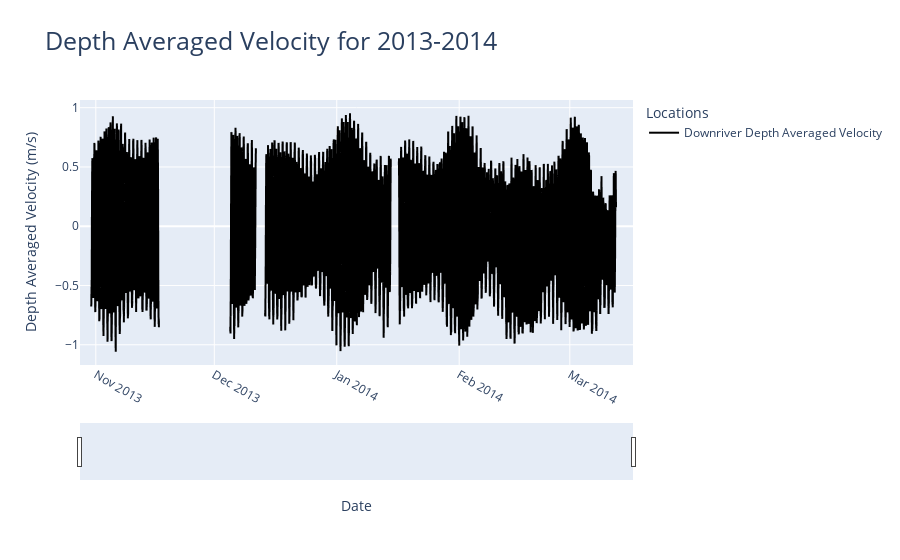

Notebook source saved alongside this figure:
### Code cell
# private dock midestuary
# Data points every 5 minuetes
# HDR is sea level

import pandas as pd
import scipy.io as sio
from scipy import interpolate
import numpy as np
import datetime
import matplotlib.pyplot as plt
import plotly.express as px
from plotly.subplots import make_subplots
import plotly.graph_objects as go
import re
import json
%matplotlib ipympl

def Array_To_DataFrame(matDF, varName) :
    npArray = np.array([])
    for i in range (matDF[varName].shape[0]) :
        npArray = np.concatenate((npArray, matDF[varName][i].flatten()))
    return npArray
def matFile_To_DF(matFile) :
    tempDF = sio.loadmat(matFile)
    matDataMidFiltered = {}
    for dictKey in tempDF.keys() :
        if isinstance(tempDF[dictKey], np.ndarray) :
            if tempDF[dictKey].shape[0] > 1 :
                matDataMidFiltered.update({dictKey : tempDF[dictKey]})

    matMidDF = pd.DataFrame({dictKey: np.array(dictValue).flatten() for dictKey, dictValue in matDataMidFiltered.items()})
    return matMidDF

def matFileCurrent_To_DF(matFile) :
    tempDF = sio.loadmat(matFile)
    matDataMidFiltered = {}
    for dictKey in tempDF.keys() :
        if isinstance(tempDF[dictKey], np.ndarray) :
            if tempDF[dictKey].shape[0] > 1 and tempDF[dictKey].shape[1] > 1 :
                for i in range(tempDF[dictKey].shape[0]) :
                    matDataMidFiltered.update({dictKey + '_z_' + str(i) : tempDF[dictKey][i]})
            elif dictKey == 'DN':
                matDataMidFiltered.update({dictKey : tempDF[dictKey]})

    matMidDF = pd.DataFrame({dictKey: np.array(dictValue).flatten() for dictKey, dictValue in matDataMidFiltered.items()})
    matMidZ = pd.DataFrame({'z' : tempDF['Z'].flatten()})
    return (matMidDF, matMidZ, tempDF)

# import files for 2012-2013 and extract sea level data
matDockDF = matFile_To_DF('2013_14\\P_processed_01.mat')
# import downriver current data
mainFile = sio.loadmat('Processing Files\\UV_SSC_extrap.mat')
downriver = mainFile['DN1314']
alongChannelVelocity = mainFile['UsiDR1314']
depths = mainFile['ZsiDR1314']
seaLevel = mainFile['HlDR']

# create depth range for the buckets splits depths into 20 equal intervals
depthRange = np.linspace(depths.min(), depths.max(), num=depths.shape[0] + 1)
depthBuckets = []
# create array with nans to hold same length of the original velocity array
bucketAlongChannelVelocity = np.full(alongChannelVelocity.shape, np.nan)
# array to count number of velocity arrays in each bucket
bucketVelocityCount = np.full(alongChannelVelocity.shape, 0)

# loop through each depth range and place velocities in buckets
for i in range(depthRange.shape[0]-1) :
    # mean depth for each bucket
    depthBuckets.append((depthRange[i] + depthRange[i+1])/2)
    # go through time values in the along channel velocity array
    for j in range(alongChannelVelocity.shape[1]) :
        # go through depth values to find which bucket
        for k in range(alongChannelVelocity.shape[0]) :
            # if depth at that point is in the current bucket range add to bucket
            if depths[k][j] >= depthRange[i] and depths[k][j] < depthRange[i+1] :
                # if value is nan, gives it the along channel velocity value
                if np.isnan(bucketAlongChannelVelocity[i][j]) :
                    bucketAlongChannelVelocity[i][j] = alongChannelVelocity[k][j]
                    bucketVelocityCount[i][j] = 1
                # if value is not nan, adds to existing value
                else :
                    bucketAlongChannelVelocity[i][j] = bucketAlongChannelVelocity[i][j] + np.nan_to_num(alongChannelVelocity[k][j])
                    bucketVelocityCount[i][j] += 1
# divide by number of values in each bucket to get mean
for i in range(bucketAlongChannelVelocity.shape[0]) :
    for j in range(bucketAlongChannelVelocity.shape[1]) :
        if bucketVelocityCount[i,j] > 0 :
            bucketAlongChannelVelocity[i,j] = bucketAlongChannelVelocity[i,j] / bucketVelocityCount[i,j]

seaLevel = mainFile['HlDR']
ADCPDict = {'DN' : downriver.flatten(), 'U' : bucketAlongChannelVelocity, 'Z' : depthBuckets + abs(depthRange[0]), 'H' : seaLevel.flatten()}
# resize U array to match matDockDF DN length
ADCPDictUResized = np.resize(ADCPDict['U'], (ADCPDict['U'].shape[0], 38311))

for i in range(ADCPDict['U'].shape[0]) :
    # interpolate each depth level to match matDockDF DN values
    tempNp = np.interp(matDockDF['DN'], ADCPDict['DN'].flatten(), ADCPDict['U'][i])
    ADCPDictUResized[i] = tempNp
#mat lab date origin
origin = np.datetime64('0000-01-01', 'D') - np.timedelta64(1, 'D')
#convert DN to datetime
matDockDF['DN'] = (matDockDF['DN'] * np.timedelta64(24*3600000, 'ms') + origin + np.timedelta64(500, 'ms')).astype('datetime64[s]')
ADCPDict['DN'] = (ADCPDict['DN'] * np.timedelta64(24*3600000, 'ms') + origin + np.timedelta64(500, 'ms')).astype('datetime64[s]')

# CALCULATION OF DEPTH AVERAGED VELOCITY FOR DOWNRIVER SITE du/dz
downriverDepthAveragedVelocity = np.full(ADCPDictUResized.shape[1], np.nan)
for j in range(ADCPDictUResized.shape[1]) :
    downriverDepthAveragedVelocity[j] = np.nanmean(ADCPDictUResized[:,j])
ADCPDict['DepthAveragedU13_14'] = downriverDepthAveragedVelocity    
print(ADCPDict['DepthAveragedU13_14'])

depthAvgfig = px.line(x = matDockDF['DN'], y = [ADCPDict['DepthAveragedU13_14']], color_discrete_sequence= ["black"], title = "Depth Averaged Velocity Downriver 2013-2014")
depthAvgFigLabel = ['Downriver Depth Averaged Velocity']
for idx in range(len(depthAvgFigLabel)):
    depthAvgfig.data[idx].name = depthAvgFigLabel[idx]
    depthAvgfig.data[idx].hovertemplate = 'variable=' + depthAvgFigLabel[idx] + '<br>x=%{x}<br>value=%{y}<extra></extra>'
    depthAvgfig.data[idx].legendgroup = depthAvgFigLabel[idx]


depthAvgfig.update_layout(title=dict(text= "Depth Averaged Velocity for 2013-2014", font=dict(size=25)))
depthAvgfig.update_xaxes(tickangle=30)
depthAvgfig.update_xaxes(rangeslider_visible=True)
depthAvgfig.update_xaxes(range = [pd.Timestamp('2013-10-28'),pd.Timestamp('2014-03-17')])
depthAvgfig.update_layout(xaxis_title="Date", yaxis_title="Depth Averaged Velocity (m/s)", legend_title="Locations")
depthAvgfig.show()



fig, (ax1, ax2) = plt.subplots(2, figsize=(10, 8))
plt.subplots_adjust(hspace=3)
contourPlot = ax1.contourf(matDockDF['DN'], (ADCPDict['Z']), ADCPDictUResized, levels = len(ADCPDict['Z']), cmap = 'cividis')
fig.colorbar(contourPlot, ax = ax1, label = 'Along Channel Velocity (m/s)')
ax1.plot(matDockDF['DN'], matDockDF['Hdr'], linewidth=2, label='SeaLevel at Downriver Location', color = 'black')
ax1.set_title('Sea Level at Downriver Location and Current Profile 2013-2014')
ax1.set_xlabel('Date')
ax1.set_ylabel('Depth (m)')
ax1.set_xlim([matDockDF['DN'].min(), matDockDF['DN'].max()])
ax1.tick_params('x', rotation = -30)


plt.tight_layout()
plt.show()

### Figure 1 — Plotly figure (JSON) as saved in the notebook; plotly's stock layout.template omitted (floating-point values rounded to 4 significant figures; data arrays with more than 128 entries replaced by an {"elided": "..."} marker saying what was removed)
{"data": [{"hovertemplate": "variable=Downriver Depth Averaged Velocity<br>x=%{x}<br>value=%{y}<extra></extra>", "legendgroup": "Downriver Depth Averaged Velocity", "line": {"color": "black", "dash": "solid"}, "marker": {"symbol": "circle"}, "mode": "lines", "name": "Downriver Depth Averaged Velocity", "showlegend": true, "type": "scattergl", "x": {"elided": "38311 str values"}, "xaxis": "x", "y": {"elided": "38311 float values"}, "yaxis": "y"}], "layout": {"legend": {"title": {"text": "Locations"}, "tracegroupgap": 0}, "title": {"font": {"size": 25}, "text": "Depth Averaged Velocity for 2013-2014"}, "xaxis": {"anchor": "y", "domain": [0, 1], "range": ["2013-10-28T00:00:00", "2014-03-17T00:00:00"], "rangeslider": {"visible": true}, "tickangle": 30, "title": {"text": "Date"}}, "yaxis": {"anchor": "x", "domain": [0, 1], "title": {"text": "Depth Averaged Velocity (m/s)"}}}}
